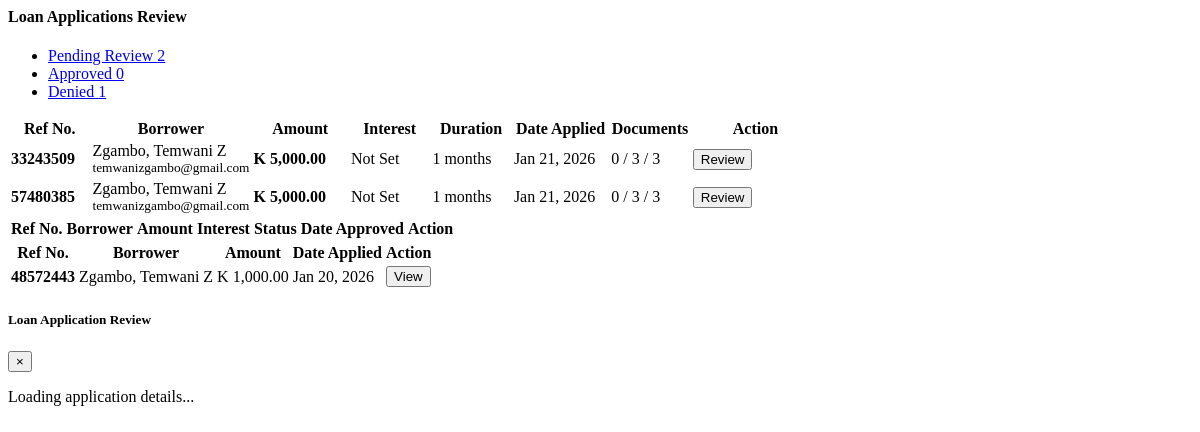
Screenshot of /loan_applications_review.php with the database file from the repository.
### tables this page shows
CREATE TABLE `loan_list` (
  `id` int(30) NOT NULL,
  `ref_no` varchar(50) NOT NULL,
  `loan_type_id` int(30) NOT NULL,
  `borrower_id` int(30) NOT NULL,
  `purpose` text NOT NULL,
  `amount` double NOT NULL COMMENT 'Principal loan amount',
  `plan_id` int(30) NOT NULL,
  `status` tinyint(1) NOT NULL DEFAULT 0 COMMENT '0=pending, 1=approved, 2=released, 3=completed, 4=denied',
  `date_released` datetime DEFAULT NULL COMMENT 'Date loan was disbursed',
  `date_created` datetime NOT NULL DEFAULT current_timestamp(),
  `application_source` varchar(20) DEFAULT 'admin' COMMENT 'admin or customer',
  `application_status` tinyint(1) DEFAULT 0 COMMENT '0=draft, 1=submitted, 2=under_review, 3=approved, 4=denied',
  `reviewed_by` int(30) DEFAULT NULL COMMENT 'User ID of admin/staff who reviewed',
  `review_date` datetime DEFAULT NULL,
  `review_notes` text DEFAULT NULL,
  `denial_reason` text DEFAULT NULL,
  `interest_rate` decimal(5,2) DEFAULT 0.00 COMMENT 'TOTAL interest rate (not annual) - set by admin or 18% for 1-month',
  `total_interest` decimal(15,2) DEFAULT 0.00 COMMENT 'Principal * interest_rate%',
  `total_payable` decimal(15,2) DEFAULT 0.00 COMMENT 'Principal + Total Interest',
  `monthly_installment` decimal(15,2) DEFAULT 0.00 COMMENT 'Total Payable / Duration Months',
  `outstanding_balance` decimal(15,2) DEFAULT 0.00 COMMENT 'Remaining balance to be paid',
  `duration_months` int(11) DEFAULT 1 COMMENT 'Loan duration in months'
);

CREATE TABLE `borrowers` (
  `id` int(30) NOT NULL,
  `firstname` varchar(100) NOT NULL,
  `middlename` varchar(100) NOT NULL,
  `lastname` varchar(100) NOT NULL,
  `contact_no` varchar(30) NOT NULL,
  `address` text NOT NULL,
  `email` varchar(50) NOT NULL,
  `tax_id` varchar(50) NOT NULL,
  `username` varchar(100) DEFAULT NULL,
  `password` varchar(255) DEFAULT NULL,
  `status` tinyint(1) DEFAULT 1 COMMENT '0=inactive, 1=active',
  `email_verified` tinyint(1) DEFAULT 0,
  `date_created` int(11) NOT NULL,
  `last_updated` datetime DEFAULT NULL,
  `updated_by` int(30) DEFAULT NULL COMMENT 'User or self',
  `profile_complete` tinyint(1) DEFAULT 0 COMMENT '0=incomplete, 1=complete',
  `guarantor_name` varchar(255) DEFAULT NULL COMMENT 'Name of guarantor',
  `guarantor_contact` varchar(100) DEFAULT NULL COMMENT 'Guarantor contact number',
  `guarantor_address` text DEFAULT NULL COMMENT 'Guarantor address'
);

### includes/helpers.php (called while the page is built, shortened)
<?php
function formatCurrency(float $amount): string {
    return AppConfig::CURRENCY_SYMBOL . ' ' . number_format($amount, 2);
}

### loan_applications_review.php (the view, shortened to what this page needs)
<?php
include 'db_connect.php';
require_once 'includes/helpers.php';
?>
<div class="container-fluid">
    <div class="row">
        <div class="col-12">
            <h4 class="mb-4"><i class="fa fa-clipboard-check"></i> Loan Applications Review</h4>
            <ul class="nav nav-tabs mb-3" role="tablist">
                <li class="nav-item">
                    <a class="nav-link active" data-toggle="tab" href="#pending-applications">
                        Pending Review <span class="badge badge-warning" id="pending-count">0</span>
                    </a>
                </li>
                <li class="nav-item">
                    <a class="nav-link" data-toggle="tab" href="#approved-applications">
                        Approved <span class="badge badge-success" id="approved-count">0</span>
                    </a>
                </li>
                <li class="nav-item">
                    <a class="nav-link" data-toggle="tab" href="#denied-applications">
                        Denied <span class="badge badge-danger" id="denied-count">0</span>
                    </a>
                </li>
            </ul>
            <div class="tab-content">
                <div id="pending-applications" class="tab-pane fade show active">
                    <div class="card">
                        <div class="card-body">
                            <table class="table table-hover table-bordered" id="pending-table">
                                <thead class="thead-light">
                                    <tr>
                                        <th width="10%">Ref No.</th>
                                        <th width="20%">Borrower</th>
                                        <th width="12%">Amount</th>
                                        <th width="10%">Interest</th>
                                        <th width="10%">Duration</th>
                                        <th width="12%">Date Applied</th>
                                        <th width="10%">Documents</th>
                                        <th width="16%">Action</th>
                                    </tr>
                                </thead>
                                <tbody>
                                    <?php
                                    $stmt = $conn->prepare("
                                        SELECT l.*,
                                            CONCAT(b.lastname, ', ', b.firstname, ' ', b.middlename) as borrower_name,
                                            b.email, b.contact_no,
                                            lt.type_name,
                                            (SELECT COUNT(*) FROM borrower_documents WHERE borrower_id = l.borrower_id AND status = 0) as pending_docs,
                                            (SELECT COUNT(*) FROM borrower_documents WHERE borrower_id = l.borrower_id AND status = 1) as verified_docs,
                                            (SELECT COUNT(*) FROM borrower_documents WHERE borrower_id = l.borrower_id) as total_docs
                                        FROM loan_list l
                                        INNER JOIN borrowers b ON l.borrower_id = b.id
                                        LEFT JOIN loan_types lt ON l.loan_type_id = lt.id
                                        WHERE l.status = 0
                                        ORDER BY l.date_created DESC
                                    ");
                                    $stmt->execute();
                                    $pending = $stmt->get_result();
                                    while($row = $pending->fetch_assoc()):
                                        $interest_display = $row['interest_rate'] > 0 ? $row['interest_rate'] . '%' : '<span class="text-warning">Not Set</span>';
                                        $duration_display = $row['duration_months'] ?? 'N/A';
                                    ?>
                                    <tr>
                                        <td><strong><?php echo $row['ref_no'] ?></strong></td>
                                        <td>
                                            <?php echo $row['borrower_name'] ?><br>
                                            <small class="text-muted"><?php echo $row['email'] ?></small>
                                        </td>
                                        <td><strong><?php echo formatCurrency($row['amount']) ?></strong></td>
                                        <td><?php echo $interest_display ?></td>
                                        <td><?php echo $duration_display ?> months</td>
                                        <td><?php echo date('M d, Y', strtotime($row['date_created'])) ?></td>
                                        <td>
                                            <span class="badge badge-success"><?php echo $row['verified_docs'] ?></span> /
                                            <span class="badge badge-warning"><?php echo $row['pending_docs'] ?></span> /
                                            <span class="badge badge-secondary"><?php echo $row['total_docs'] ?></span>
                                        </td>
                                        <td>
                                            <button class="btn btn-sm btn-primary" onclick="reviewLoan(<?php echo $row['id'] ?>)">
                                                <i class="fa fa-eye"></i> Review
                                            </button>
                                        </td>
                                    </tr>
                                    <?php endwhile; ?>
                                </tbody>
                            </table>
                        </div>
                    </div>
                </div>
                <div id="approved-applications" class="tab-pane fade">
                    <div class="card">
                        <div class="card-body">
                            <table class="table table-hover table-bordered">
                                <thead class="thead-light">
                                    <tr>
                                        <th>Ref No.</th>
                                        <th>Borrower</th>
                                        <th>Amount</th>
                                        <th>Interest</th>
                                        <th>Status</th>
                                        <th>Date Approved</th>
                                        <th>Action</th>
                                    </tr>
                                </thead>
                            </table>
                        </div>
                    </div>
                </div>
                <div id="denied-applications" class="tab-pane fade">
                    <div class="card">
                        <div class="card-body">
                            <table class="table table-hover table-bordered">
                                <thead class="thead-light">
                                    <tr>
                                        <th>Ref No.</th>
                                        <th>Borrower</th>
                                        <th>Amount</th>
                                        <th>Date Applied</th>
                                        <th>Action</th>
                                    </tr>
                                </thead>
                                <tbody>
                                    <?php
                                    $stmt = $conn->prepare("
                                        SELECT l.*,
                                            CONCAT(b.lastname, ', ', b.firstname, ' ', b.middlename) as borrower_name
                                        FROM loan_list l
                                        INNER JOIN borrowers b ON l.borrower_id = b.id
                                        WHERE l.status = 4
                                        ORDER BY l.date_created DESC
                                    ");
                                    $stmt->execute();
                                    $denied = $stmt->get_result();
                                    while($row = $denied->fetch_assoc()):
                                    ?>
                                    <tr>
                                        <td><strong><?php echo $row['ref_no'] ?></strong></td>
                                        <td><?php echo $row['borrower_name'] ?></td>
                                        <td><?php echo formatCurrency($row['amount']) ?></td>
                                        <td><?php echo date('M d, Y', strtotime($row['date_created'])) ?></td>
                                        <td>
                                            <button class="btn btn-sm btn-secondary" onclick="viewLoan(<?php echo $row['id'] ?>)">
                                                <i class="fa fa-eye"></i> View
                                            </button>
                                        </td>
                                    </tr>
                                    <?php endwhile; ?>
                                </tbody>
                            </table>
                        </div>
                    </div>
                </div>
            </div>
        </div>
    </div>
</div>
<div class="modal fade" id="reviewModal" tabindex="-1" role="dialog" style="overflow-y: auto;">
    <div class="modal-dialog modal-xl" role="document">
        <div class="modal-content">
            <div class="modal-header bg-primary text-white">
                <h5 class="modal-title"><i class="fa fa-clipboard-check"></i> Loan Application Review</h5>
                <button type="button" class="close text-white" data-dismiss="modal">
                    <span>&times;</span>
                </button>
            </div>
            <div class="modal-body" id="review-content" style="max-height: 70vh; overflow-y: auto;">
                <div class="text-center py-5">
                    <p class="mt-3">Loading application details...</p>
                </div>
            </div>
        </div>
    </div>
</div>

### rows the page displays
loan_list: ref_no "33243509", borrower_name "Zgambo, Temwani Z", borrower.email "temwanizgambo@gmail.com", amount "K 5,000.00", interest_rate "Not Set", duration_months "1", date_created "Jan 21, 2026", verified_docs "0", pending_docs "3", total_docs "3"
loan_list: ref_no "57480385", borrower_name "Zgambo, Temwani Z", borrower.email "temwanizgambo@gmail.com", amount "K 5,000.00", interest_rate "Not Set", duration_months "1", date_created "Jan 21, 2026", verified_docs "0", pending_docs "3", total_docs "3"
loan_list: ref_no "48572443", borrower_name "Zgambo, Temwani Z", amount "K 1,000.00", date_created "Jan 20, 2026"
